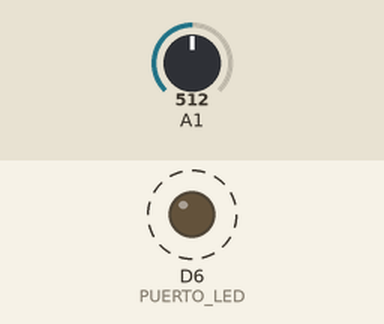
Simulated run of this sketch. Board: Arduino Zero (SAMD21). On the bench: output pins drawn as LEDs (lit = HIGH). Dashed ring = blinking. The test bench sets the inputs (shaded band); at power-on: A1 = 512 (analog values on the 0–1023 scale).

Above: at 2.0 s.
2.1 s: A1 set to 900
At 2.62 s:
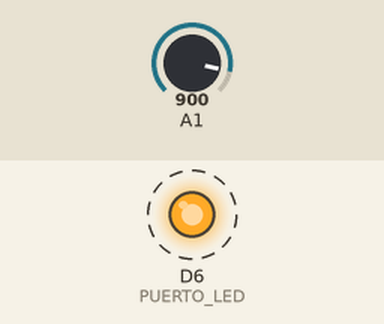
5.6 s: A1 set to 511
At 6.2 s:
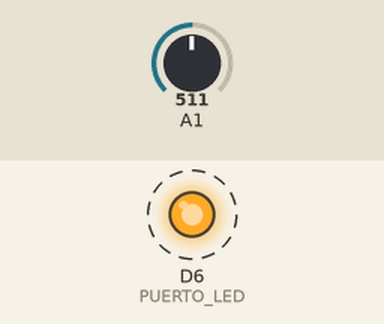
Timing chart, 0 to 15.1 s (numbered marks = the images above; inputs shaded):
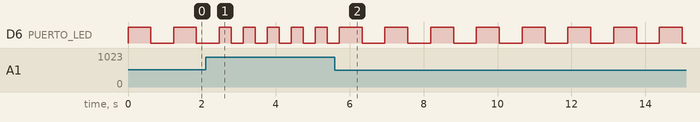

Measured:
- after the input at 2.1 s, D6 (PUERTO_LED): alternates HIGH for 0.33 s and LOW for 0.33 s, starting after 0.69 s
- after the input at 5.6 s, D6 (PUERTO_LED): alternates HIGH for 0.62 s and LOW for 0.62 s, starting after 0.73 s
- by itself, D6 (PUERTO_LED): alternates HIGH for 0.62 s and LOW for 0.62 s

The sketch:

Ejercicio2.ino
```cpp
#define PUERTO_LED 6
#define PUERTO_A1 1
int val=0;

void setup() {
  // put your setup code here, to run once:
  pinMode(PUERTO_LED,OUTPUT);
  pinMode(A1,INPUT);
}

void loop() {
  // put your main code here, to run repeatedly:
  analogReadResolution(8);
  val=3*analogRead(PUERTO_A1);
  digitalWrite(PUERTO_LED,HIGH);
  delay(1000-val);
  digitalWrite(PUERTO_LED,LOW);
  delay(1000-val);
}
```
